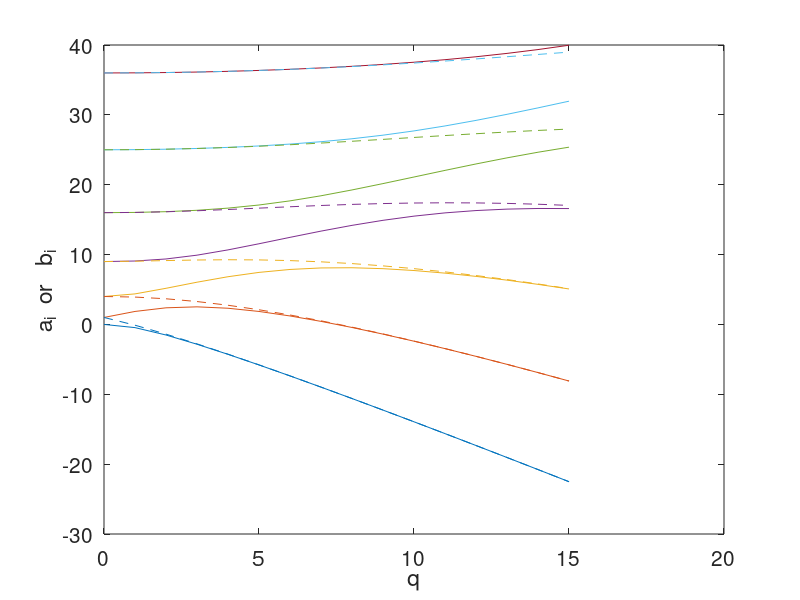

Reproduce this figure in MATLAB.
%----
% mathieu equation
%---

N=32;

%===========
for rep=1:16
%===========

q=rep-1.0;

A=zeros(N,N);

A(1,1)=0.0; A(1,2)=2*q;
for i=2:N-1
 A(i,i-1)=q;A(i,i)=4*(i-1)^2;A(i,i+1)=q;
end
A(N,N-1)=q;A(N,N)=4*(N-1)^2;

lam=eig(A);

a0(rep)=lam(1);
a2(rep)=lam(2);
a4(rep)=lam(3);
a6(rep)=lam(4);

%---

A=zeros(N,N);

A(1,1)=4.0; A(1,2)=q;
for i=2:N-1
 A(i,i-1)=q;A(i,i)=4*i^2;A(i,i+1)=q;
end
A(N,N-1)=q;A(N,N)=4*N^2;

lam=eig(A);
b2(rep)=lam(1);
b4(rep)=lam(2);
b6(rep)=lam(3);

%---

A=zeros(N,N);

A(1,1)=1+q; A(1,2)=q;
for i=2:N-1
 A(i,i-1)=q;A(i,i)=(2*i-1)^2;A(i,i+1)=q;
end
A(N,N-1)=q;A(N,N)=(2*N-1)^2;
lam=eig(A);
a1(rep)=lam(1);
a3(rep)=lam(2);
a5(rep)=lam(3);

%---

A=zeros(N,N);

A(1,1)=1-q; A(1,2)=q;
for i=2:N-1
 A(i,i-1)=q;A(i,i)=(2*i-1)^2;A(i,i+1)=q;
end
A(N,N-1)=q;A(N,N)=(2*N-1)^2;
lam=eig(A);
b1(rep)=lam(1);
b3(rep)=lam(2);
b5(rep)=lam(3);

xplot(rep)=q;

end

hold on
plot(xplot,a0)
plot(xplot,a1)
plot(xplot,a2)
plot(xplot,a3)
plot(xplot,a4)
plot(xplot,a5)
plot(xplot,a6)

plot(xplot,b1,'--')
plot(xplot,b2,'--')
plot(xplot,b3,'--')
plot(xplot,b4,'--')
plot(xplot,b5,'--')
plot(xplot,b6,'--')

xlabel('q','fontsize',15)
ylabel('a_i  or   b_i','fontsize',15)
set(gca,'fontsize',15)
box
